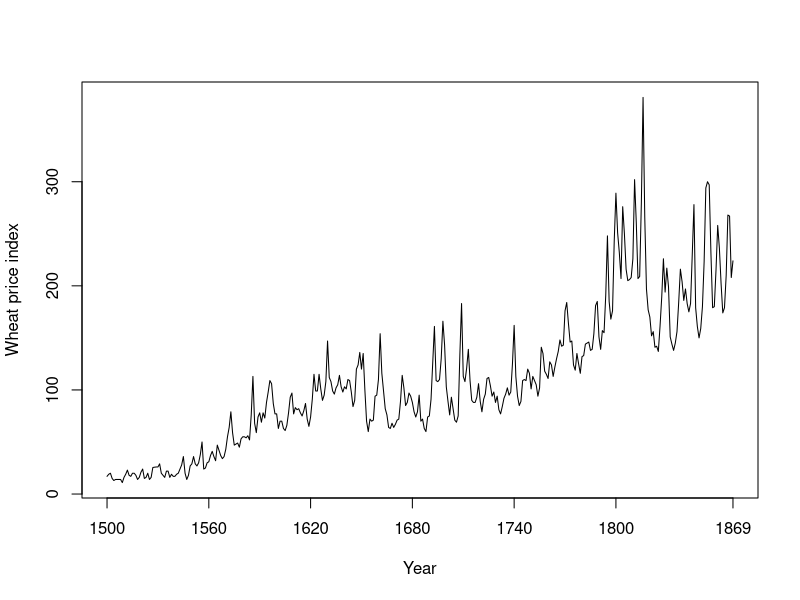

Here is the R script that generated this plot:

library(tseries)
data(bev)
plot(bev, xlab = "Year", ylab = "Wheat price index", xaxt = "n")
x.pos <- c(1500, 1560, 1620, 1680, 1740, 1800, 1869)
axis(1, x.pos, x.pos)